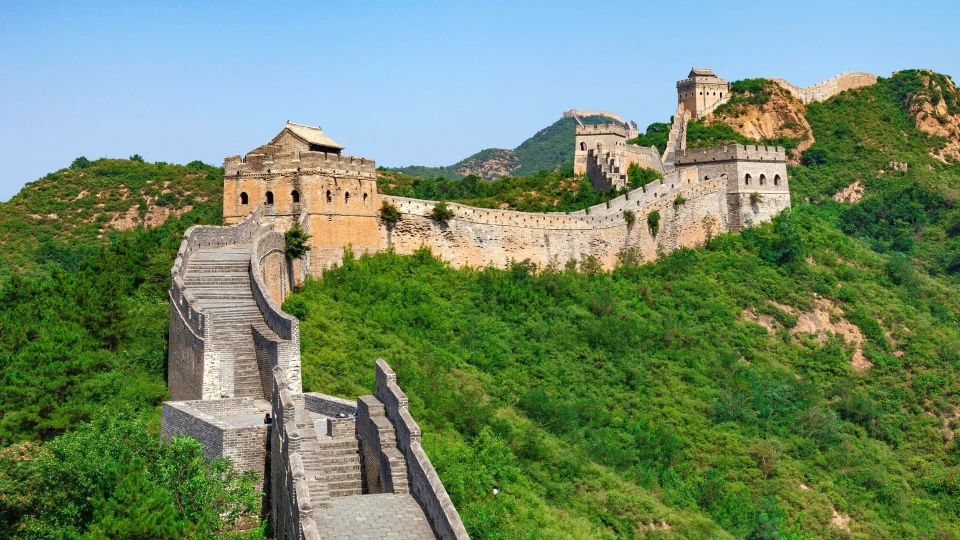
#> input picture content/vi/images/1755102530.jpeg, 1920 x 1080 px (shown at 1/2 size); its folder holds 4 pictures in this run
$ python optimize-images.py
#> lines starting #> are read from the running program, lines starting #| are printed output that depends on the picture
#!/usr/bin/env python3
"""
Optimize source images into lightweight WebP files for the website.

Input : content/vi/images/*.{png,jpg,jpeg}
Output: public/content/vi/images/*.webp   (served at /content/vi/images/...)

Keeps the site fast (a typical 1MB+ PNG becomes a ~60-120KB WebP). Re-run
after adding new images:  python scripts/optimize-images.py
"""

import argparse
from pathlib import Path

from PIL import Image

DEFAULT_MAX_WIDTH = 1000
DEFAULT_QUALITY = 82
SUFFIXES = (".png", ".jpg", ".jpeg", ".webp")


def optimize(src: Path, dst: Path, max_width: int, quality: int) -> bool:
#> called with max_width = 1000, quality = 82
    if not src.is_file():
        print(f"[img] SKIP (missing): {src}")
        return False
    im = Image.open(src)
#> im is the input picture: PIL image 1920x1080 RGB; mean R, G, B 113.2, 137.3, 104.8
    im = im.convert("RGB")
    if im.width > max_width:
        ratio = max_width / im.width
#> ratio = 0.521
        im = im.resize((max_width, int(im.height * ratio)), Image.LANCZOS)
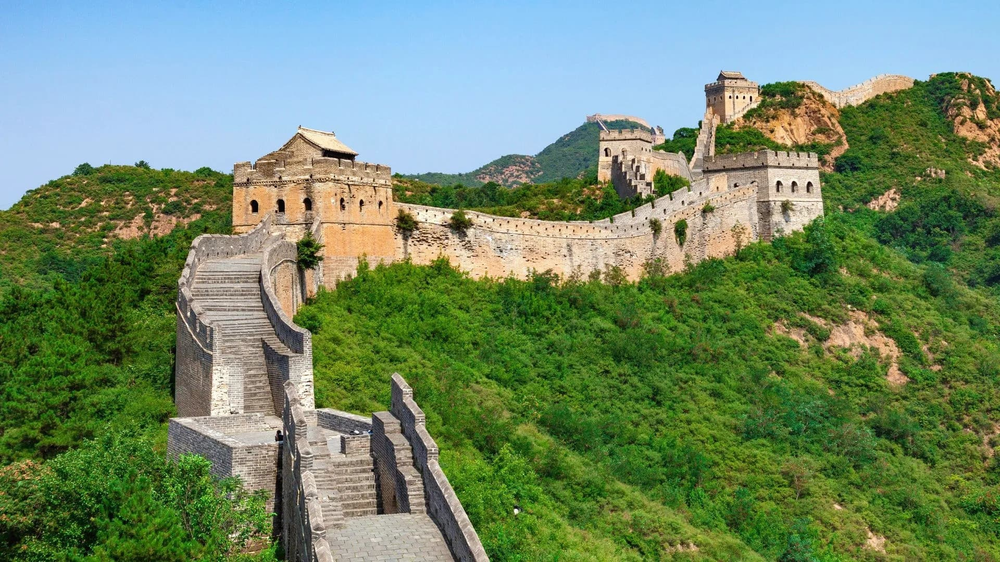
#> im: PIL image 1000x562 RGB; mean R, G, B 113.2, 137.3, 104.9
    dst.parent.mkdir(parents=True, exist_ok=True)
    im.save(dst, "WEBP", quality=quality, method=6)
    print(f"[img] {src.name} -> {dst.name}  ({im.width}x{im.height})")
#| [img] 1755102530.jpeg -> 1755102530.webp  (1000x562)
    return True


def main() -> int:
    parser = argparse.ArgumentParser(description=__doc__)
    parser.add_argument("--src", default="content/vi/images")
    parser.add_argument("--dst", default="public/content/vi/images")
    parser.add_argument("--max-width", type=int, default=DEFAULT_MAX_WIDTH)
    parser.add_argument("--quality", type=int, default=DEFAULT_QUALITY)
    args = parser.parse_args()

    src_dir = Path(args.src)
    dst_dir = Path(args.dst)
    if not src_dir.is_dir():
        print(f"[img] ERROR: source dir not found: {src_dir}")
        return 2

    done = 0
    for src in sorted(src_dir.iterdir()):
        if src.suffix.lower() in SUFFIXES:
            dst = dst_dir / (src.stem + ".webp")
            if optimize(src, dst, args.max_width, args.quality):
                done += 1
#> pass 2 of the loop in main, `for src in sorted(src_dir.iterdir()):`:
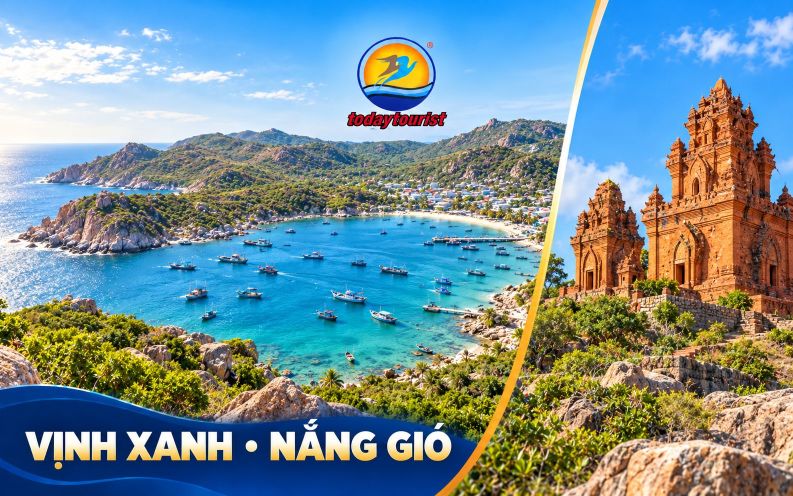
#> input picture content/vi/images/23.jpg, 1586 x 992 px (shown at 1/2 size)
#> in optimize, im is the input picture: PIL image 1586x992 RGB; mean R, G, B 117.4, 144, 151.8
#> in optimize (call 2), `im = im.resize((max_width, int(im.height * ratio)), Image.LANCZOS)`:
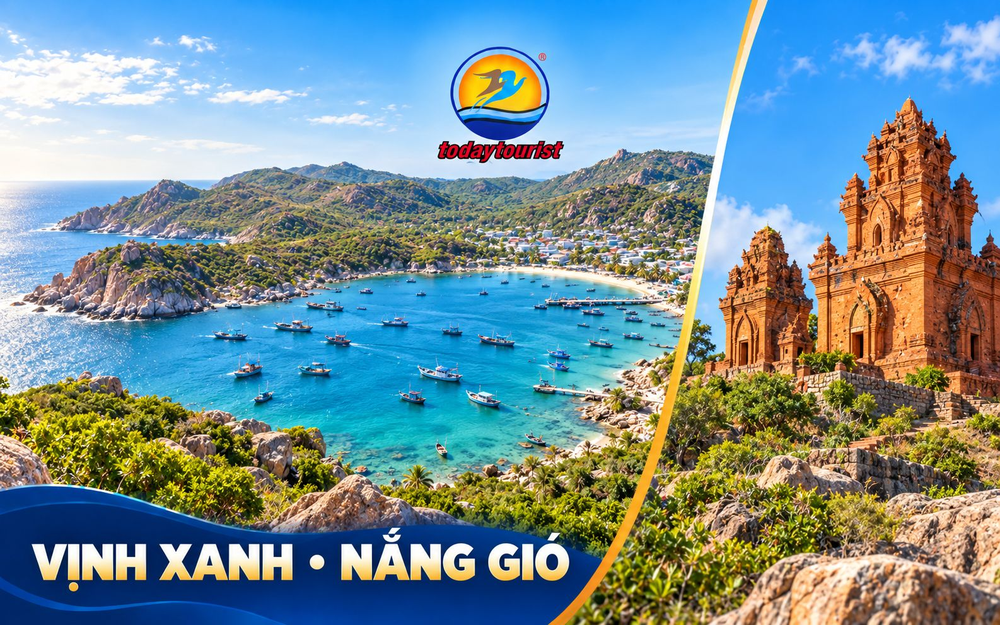
#> im: PIL image 1000x625 RGB; mean R, G, B 117.4, 144, 151.9
#| [img] 23.jpg -> 23.webp  (1000x625)
#> pass 3 of the loop in main, `for src in sorted(src_dir.iterdir()):`:
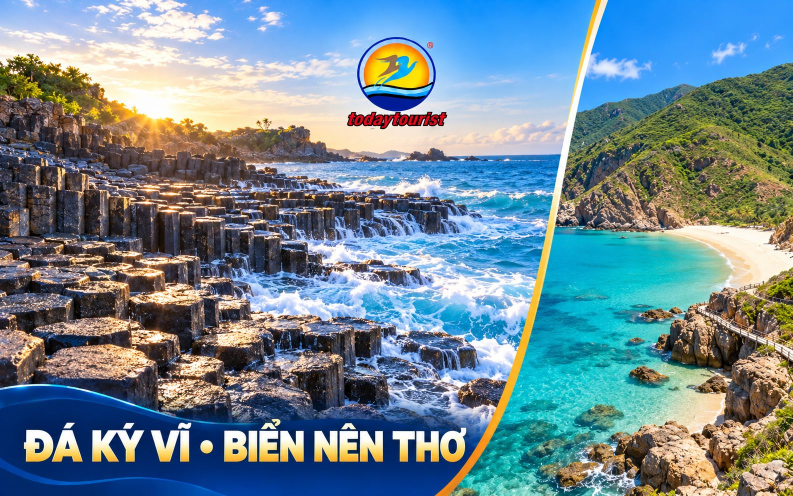
#> input picture content/vi/images/24.jpg, 1586 x 992 px (shown at 1/2 size)
#> in optimize, im is the input picture: PIL image 1586x992 RGB; mean R, G, B 111.9, 136.4, 148
#> in optimize (call 3), `im = im.resize((max_width, int(im.height * ratio)), Image.LANCZOS)`:
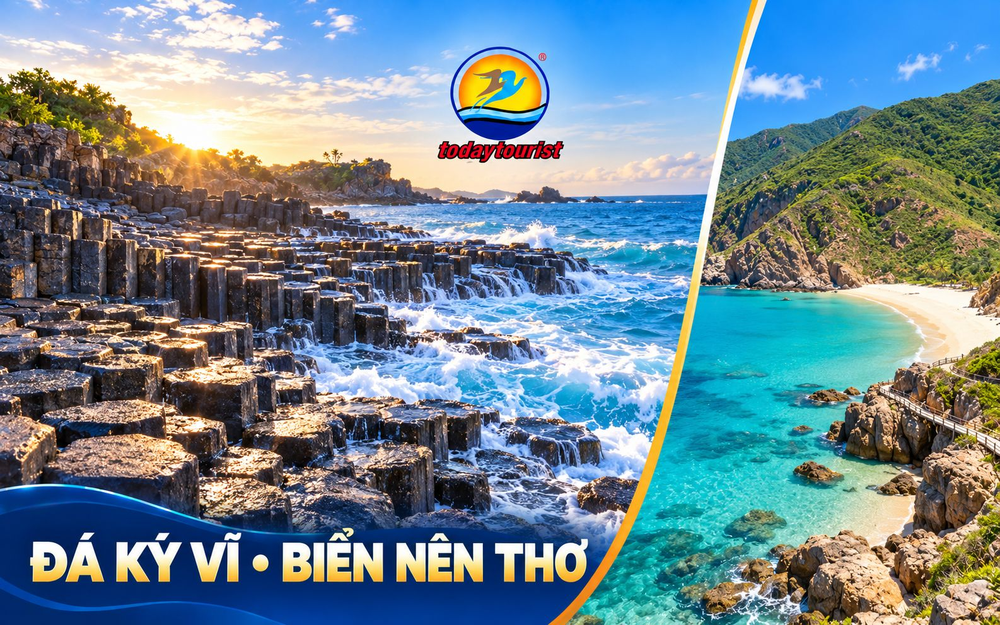
#> im: PIL image 1000x625 RGB; mean R, G, B 111.8, 136.4, 147.9
#| [img] 24.jpg -> 24.webp  (1000x625)
#> the loop made 4 passes; the first 3 are shown
    print(f"[img] Done: {done} image(s) optimized.")
    return 0


if __name__ == "__main__":
    raise SystemExit(main())
#> (the program exits here)
